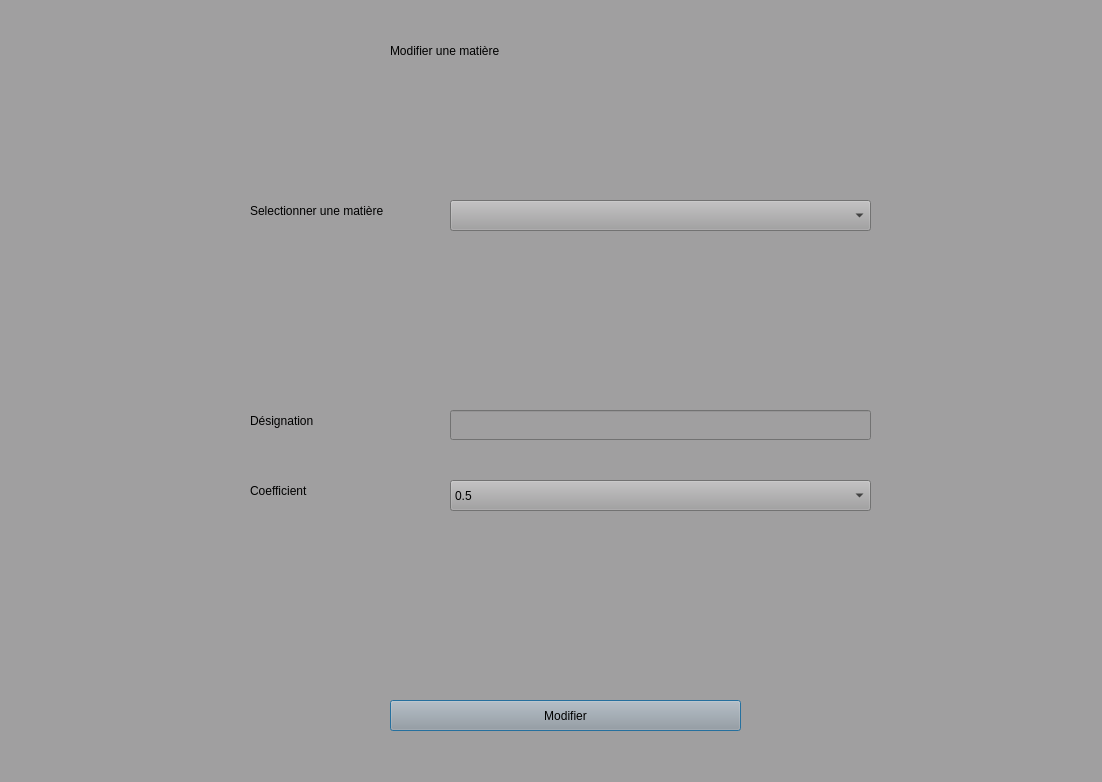
<?xml version="1.0" encoding="UTF-8"?>
<ui version="4.0">
 <class>Dialog</class>
 <widget class="QDialog" name="Dialog">
  <property name="geometry">
   <rect>
    <x>0</x>
    <y>0</y>
    <width>1102</width>
    <height>782</height>
   </rect>
  </property>
  <property name="windowTitle">
   <string>Dialog</string>
  </property>
  <property name="styleSheet">
   <string notr="true">font: 75 12pt &quot;Arial&quot;;background-color:#A09FA0;</string>
  </property>
  <widget class="QLabel" name="label_1">
   <property name="geometry">
    <rect>
     <x>390</x>
     <y>30</y>
     <width>291</width>
     <height>41</height>
    </rect>
   </property>
   <property name="layoutDirection">
    <enum>Qt::LeftToRight</enum>
   </property>
   <property name="styleSheet">
    <string notr="true">font: 75 22pt &quot;MS Shell Dlg 2&quot;;</string>
   </property>
   <property name="text">
    <string>Modifier une matière</string>
   </property>
  </widget>
  <widget class="QPushButton" name="Modifier">
   <property name="geometry">
    <rect>
     <x>390</x>
     <y>700</y>
     <width>351</width>
     <height>31</height>
    </rect>
   </property>
   <property name="text">
    <string>Modifier</string>
   </property>
  </widget>
  <widget class="QLineEdit" name="lineEditDesignation">
   <property name="geometry">
    <rect>
     <x>450</x>
     <y>410</y>
     <width>421</width>
     <height>30</height>
    </rect>
   </property>
  </widget>
  <widget class="QComboBox" name="comboBoxMatiere">
   <property name="geometry">
    <rect>
     <x>450</x>
     <y>200</y>
     <width>421</width>
     <height>31</height>
    </rect>
   </property>
  </widget>
  <widget class="QLabel" name="label">
   <property name="geometry">
    <rect>
     <x>250</x>
     <y>190</y>
     <width>181</width>
     <height>41</height>
    </rect>
   </property>
   <property name="text">
    <string>Selectionner une matière</string>
   </property>
  </widget>
  <widget class="QLabel" name="label_5">
   <property name="geometry">
    <rect>
     <x>250</x>
     <y>410</y>
     <width>161</width>
     <height>21</height>
    </rect>
   </property>
   <property name="layoutDirection">
    <enum>Qt::LeftToRight</enum>
   </property>
   <property name="styleSheet">
    <string notr="true">font: 75 12pt &quot;MS Shell Dlg 2&quot;;</string>
   </property>
   <property name="text">
    <string>Désignation</string>
   </property>
  </widget>
  <widget class="QComboBox" name="comboBoxCoefficient">
   <property name="geometry">
    <rect>
     <x>450</x>
     <y>480</y>
     <width>421</width>
     <height>31</height>
    </rect>
   </property>
   <item>
    <property name="text">
     <string>0.5</string>
    </property>
   </item>
   <item>
    <property name="text">
     <string>1</string>
    </property>
   </item>
   <item>
    <property name="text">
     <string>1.5</string>
    </property>
   </item>
   <item>
    <property name="text">
     <string>2</string>
    </property>
   </item>
  </widget>
  <widget class="QLabel" name="label_11">
   <property name="geometry">
    <rect>
     <x>250</x>
     <y>480</y>
     <width>161</width>
     <height>21</height>
    </rect>
   </property>
   <property name="layoutDirection">
    <enum>Qt::LeftToRight</enum>
   </property>
   <property name="styleSheet">
    <string notr="true">font: 75 12pt &quot;MS Shell Dlg 2&quot;;</string>
   </property>
   <property name="text">
    <string>Coefficient</string>
   </property>
  </widget>
 </widget>
 <resources/>
 <connections/>
</ui>
